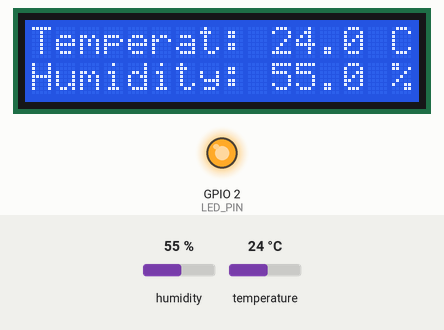
The program below on a simulated ESP32. Parts: 16×2 character LCD, output pins drawn as LEDs (lit = HIGH). The test bench sets the inputs (shaded band); at power-on: humidity 55 %, temperature 24 °C. WiFi joins after 1.5 s; servers stay silent unless stated; what the program prints to the serial monitor is not drawn.

Above: at 7.7 s.
7.8 s: humidity set to 22 %
At 8.7 s:
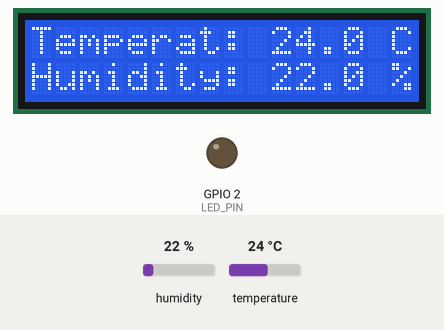
12.8 s: temperature set to 12 °C
At 13.3 s:
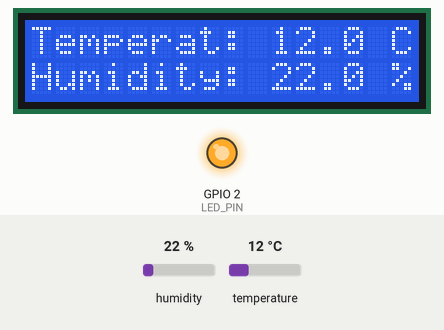
15.8 s: humidity set to 40 %
At 17.1 s:
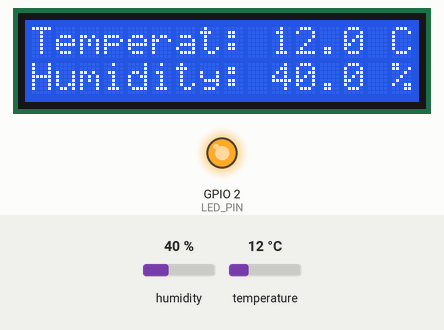
18.9 s: temperature set to 19 °C
At 19.8 s:
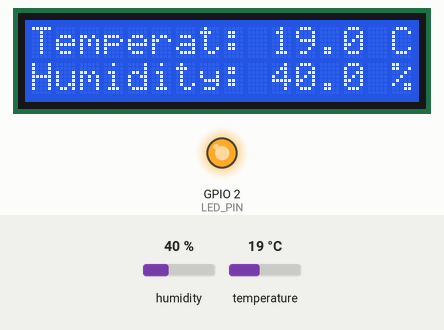
Timing chart, 0 to 23.0 s (numbered marks = the images above; inputs shaded):
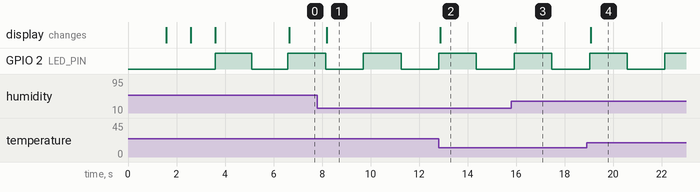

The program:

main.cpp
```cpp
// (licence header left out)
//     Copyright(c)[2025][Florin Cercelariu][cercelatu.floce@gmail.com]

//     Permission is hereby granted,
//     free of charge, to any person obtaining a copy of this software and associated documentation files(the "Software"),
//     to deal in the Software without restriction, including without limitation the rights to use, copy, modify, merge,
//     publish, distribute, sublicense, and/ or sell copies of the Software, and to permit persons to whom the
//     Software is furnished to do so, subject to the following conditions :

//     The above copyright notice and this permission notice shall be included in all copies
//     or
//     substantial portions of the Software.

//     THE SOFTWARE IS PROVIDED "AS IS",
//     WITHOUT WARRANTY OF ANY KIND, EXPRESS OR IMPLIED, INCLUDING BUT NOT LIMITED TO THE WARRANTIES OF MERCHANTABILITY,
//     FITNESS FOR A PARTICULAR PURPOSE AND NONINFRINGEMENT.IN NO EVENT SHALL THE
//     AUTHORS OR COPYRIGHT HOLDERS BE LIABLE FOR ANY CLAIM,
//     DAMAGES OR OTHER
//     LIABILITY,
//     WHETHER IN AN ACTION OF CONTRACT, TORT OR OTHERWISE, ARISING FROM,
//     OUT OF OR IN CONNECTION WITH THE SOFTWARE OR THE USE OR OTHER DEALINGS IN THE
//     SOFTWARE.

#include <Arduino.h>
#include <ArduinoJson.h>
#include <LiquidCrystal_I2C.h>
#include <SimpleDHT.h>
#include <WebServer.h>
#include <WiFi.h>
#include <Wire.h>

#define SERIAL_DEBUG 1                                // enable serial debug output
#define LCD_PRINT 1                                   // enable LCD print output for debug purpose
#define LED_STATUS 1                                  // enable LED status output for debug purpose
#define SENSOR_DATA_TO_SERIAL 0                       // enable serial debug output for sensor data(can be disabled to avoid flooding the serial output)
#define WIFI_CONNECT_TIMEOUT 10 * 1000                // ms to seconds timeout for WiFi connection
#define WIFI_SSID "your_ssid"                      // replace with your WiFi SSID
#define WIFI_PASSWORD "password"                      // replace with your WiFi password
#define ESP_32_HOSTNAME "Esp_32_MeteoStation_server"  // hostname for the ESP32 device
#define MAX_OUTPUT_SIZE 300                           // max output size for JSON serialization
// pin mappings
const int pinDHT11 = 13;  // GPIO13, D7 on AZDelivery Devkit V4
const int LED_PIN = 2;
static float temperature = 0;
static float humidity = 0;
static int err = SimpleDHTErrSuccess;
// TODO:  check if space issues appear to reduce string info size to serial(e.g: WL_CONNECTED -> WL_CONN)
static const char *wifi_status_str[] = {
    "WL_NO_SHIELD",
    "WL_IDLE_STATUS",
    "WL_NO_SSID_AVAIL",
    "WL_SCAN_COMPLETED",
    "WL_CONNECTED",
    "WL_CONNECT_FAILED",
    "WL_CONNECTION_LOST",
    "WL_DISCONNECTED"};  // WiFi status strings

// class instances
SimpleDHT11 dht11(pinDHT11);
// I2C default pins(I2C display connections, etc):
// SDA: A4, SCL: A5 for Arduino Uno, Nano, Mini, etc.
// SDA: GPIO21, SCL: GPIO22 for ESP32
// You can override these defaults by calling Wire.begin(SDA, SCL); with your desired pin numbers
LiquidCrystal_I2C lcd(0x27, 16, 2);  // set the LCD address to 0x20 for a 16 chars and 2 line display
StaticJsonDocument<MAX_OUTPUT_SIZE> doc;
char jsonOutput[MAX_OUTPUT_SIZE];  // buffer for JSON output
// Web server running on port 80
WebServer server(80);

// function prototypes
static int dth11_read(float *temperature, float *humidity);
static wl_status_t wifi_connect(const char *ssid, const char *password);
static void prepareJsonData(JsonDocument &doc, float temperature, float humidity);
__inline void blink_led_status(int status_nb, int repeat_ms) {
    // blink LED for status number of times
    for (int i = 0; i < status_nb; i++) {
        digitalWrite(LED_PIN, HIGH);
        delay(repeat_ms);
        digitalWrite(LED_PIN, LOW);
        delay(repeat_ms);
    }
}
__inline void setupRestApi() {
    server.on("/api/sensor", HTTP_GET, []() {
        // handle GET request for sensor data
        prepareJsonData(doc, temperature, humidity);
        server.send(200, "application/json", jsonOutput); });
}
__inline static void debugWifi(const wl_status_t status) {
    // debug WiFi connection status by serial or LCD or led status if are available
#if SERIAL_DEBUG
    Serial.print("WiFi connection failed, status=" + String(status) + " (" + String(wifi_status_str[status]) + ")");
#endif
#if LCD_PRINT
    lcd.clear();
    // use other ways to debug if wifi connection failed(e.g: blink led fast for number of error code)
    lcd.print("WiFiErr: ");
    lcd.print(status, 10);
#endif
#if LED_STATUS
    blink_led_status(status, 500);
    delay(1000);  // wait for a while to show the error
    blink_led_status(status, 500);
    delay(1000);  // wait for a while to show the error
#endif
}

void setup() {
    // setup function: put your setup code here, to run once:
    pinMode(LED_PIN, OUTPUT);  // heartbeat LED
    // pinMode(pinDTH11, INPUT_PULLUP);
    lcd.init();  // initialize the lcd
    lcd.backlight();
    lcd.print("Welcome!");
    delay(1500);
#if SERIAL_DEBUG
    Serial.begin(115200);
#endif
    lcd.clear();
    // connect to WiFi
    wl_status_t status = wifi_connect(WIFI_SSID, WIFI_PASSWORD);
    if (status != WL_CONNECTED) {
        debugWifi(status);
    } else {
#if SERIAL_DEBUG
        Serial.print("Connected to: ");
        Serial.println(WiFi.localIP());
#endif
#if LCD_PRINT
        lcd.print("WiFi ON!");
#endif
#if LED_STATUS
        blink_led_status((int)(status == WL_CONNECTED), 1500);
#endif
    }
    // setup REST API
    setupRestApi();
    // start server
    server.begin();
}

// main loop function: called repeatedly after setup()
void loop() {
    // put your main code here, to run repeatedly:
    uint8_t led_value = digitalRead(LED_PIN);
    digitalWrite(LED_PIN, !led_value);
    // DTH11 sensor integration
    err = dth11_read(&temperature, &humidity);

    if (err != SimpleDHTErrSuccess) {
        lcd.clear();
        lcd.print("DHT11Err: ");
        lcd.print(SimpleDHTErrCode(err), 10);
#if SERIAL_DEBUG
        Serial.print("Read DHT11 failed, err=");
        Serial.print(SimpleDHTErrCode(err));
#endif
    } else {
        // send to display
        lcd.setCursor(0, 0);
        lcd.print("Temperat: ");
        lcd.print((float)temperature, 1);
        lcd.print(" C");

        // send to display
        lcd.setCursor(0, 1);
        lcd.print("Humidity: ");
        lcd.print((float)humidity, 1);
        lcd.print(" %");
#if SERIAL_DEBUG && SENSOR_DATA_TO_SERIAL
        // print to serial
        Serial.print((float)temperature);
        Serial.print(" grC, ");
        Serial.print((float)humidity);
        Serial.println(" RH%");
#endif
    }
    // handle REST API requests
    // TODO: check if this can be moved to a separate task
    server.handleClient();

    delay(1500);  // wait for a time
}

static int dth11_read(float *temperature, float *humidity) {
    // start working...
    return dht11.read2(temperature, humidity, NULL);
}

static wl_status_t wifi_connect(const char *ssid, const char *password) {
    // connect to WiFi network
    wl_status_t status = WL_DISCONNECTED;  // assume disconnected first
    unsigned long startAttemptTime = millis();

#if SERIAL_DEBUG
    Serial.print("Connecting to WiFi: " + String(ssid));
#endif
#if LCD_PRINT
    lcd.print("WiFi .");
#endif
    WiFi.setHostname(ESP_32_HOSTNAME);
    WiFi.mode(WIFI_STA);
    status = WiFi.begin(ssid, password);  // try again

    while (status != WL_CONNECTED && millis() - startAttemptTime < WIFI_CONNECT_TIMEOUT) {
        // wait for connection
        delay(1000);             // wait for a while
        status = WiFi.status();  // get current status
#if SERIAL_DEBUG
        Serial.print(".");
#endif
#if LCD_PRINT
        lcd.print(".");
#endif
    }
    return status;
}

void prepareJsonData(JsonDocument &doc, float temperature, float humidity) {
    // prepare JSON data
    doc.clear();
    JsonObject sensor = doc["sensor"].to<JsonObject>();
    sensor["id"] = "dth11_1";
    sensor["name"] = "DTH11 Sensor";
    sensor["status"] = (err == SimpleDHTErrSuccess) ? "active" : "error " + String(SimpleDHTErrCode(err));

    JsonObject sensor_data = sensor["data"].to<JsonObject>();
    JsonObject sensor_data_temperature = sensor_data["temperature"].to<JsonObject>();
    sensor_data_temperature["unit"] = "Celsius";
    sensor_data_temperature["value"] = temperature;

    JsonObject sensor_data_humidity = sensor_data["humidity"].to<JsonObject>();
    sensor_data_humidity["unit"] = "%";
    sensor_data_humidity["value"] = humidity;
    // serialize JSON to output buffer
    serializeJson(doc, jsonOutput, MAX_OUTPUT_SIZE);
}
```

Measured:
- after the input at 7.8 s, the display: changes after 0.40 s (image 1)
- after the input at 12.8 s, the display: changes after 0.06 s (image 2)
- after the input at 15.8 s, the display: changes after 0.17 s (image 3)
- after the input at 18.9 s, the display: changes after 0.18 s (image 4)
